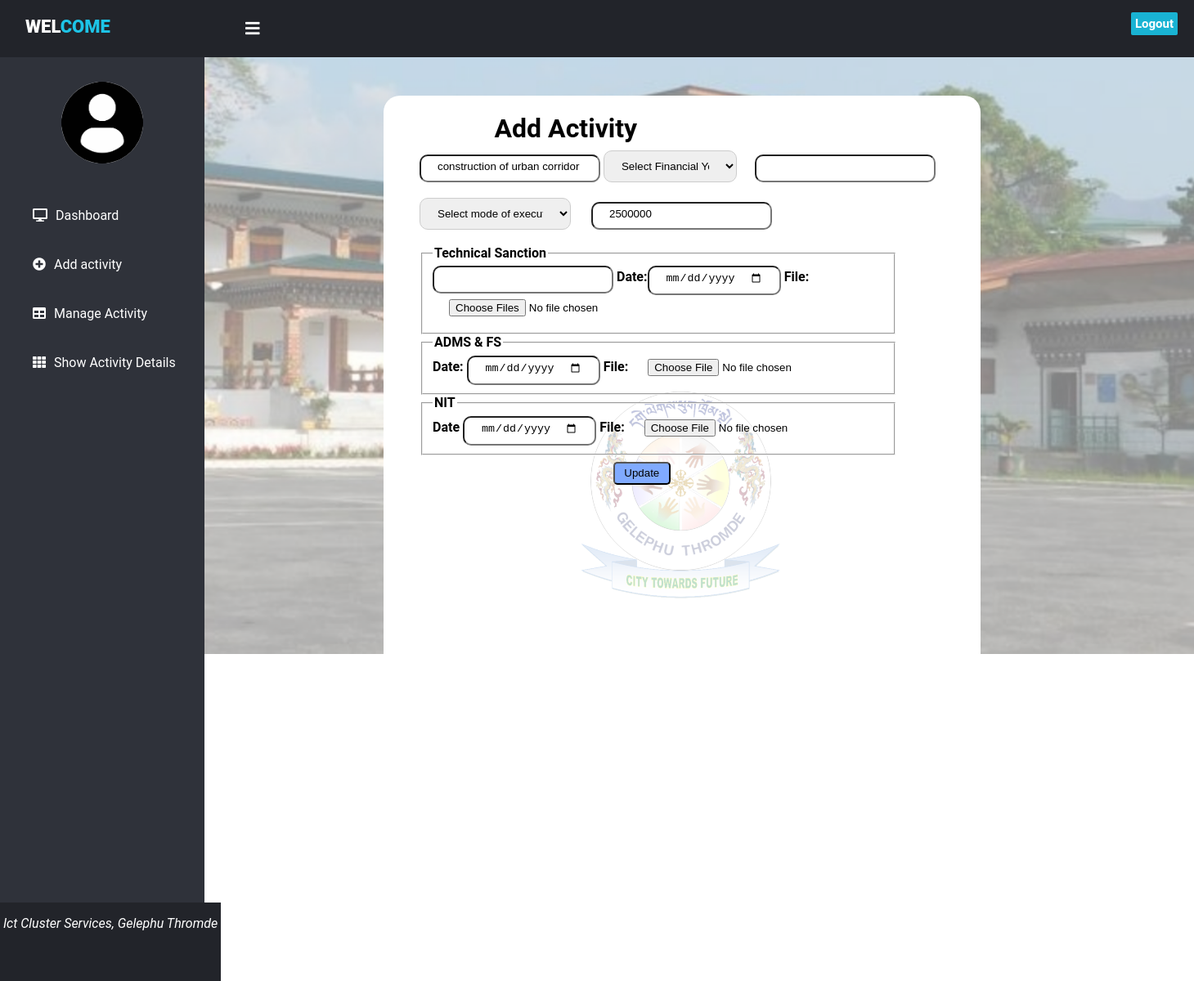
/edit-activity.php?editid=30, run on the app's committed database.
### tables this page shows
CREATE TABLE `activity` (
  `id` int(11) NOT NULL,
  `activity_name` varchar(100) NOT NULL,
  `FY` int(11) NOT NULL,
  `approved_budget` int(11) NOT NULL,
  `technical_sanction` varchar(1000) NOT NULL,
  `adms_fs` varchar(1000) NOT NULL,
  `nit` varchar(1000) NOT NULL,
  `created_date` timestamp NOT NULL DEFAULT CURRENT_TIMESTAMP ON UPDATE CURRENT_TIMESTAMP,
  `user_id` int(11) NOT NULL,
  `mode_of_execution` varchar(100) NOT NULL
);

### edit-activity.php (the view, shortened to what this page needs)
<!DOCTYPE html>
<html>
<head>
<link href="https://cdnjs.cloudflare.com/ajax/libs/font-awesome/5.13.0/css/all.min.css" rel="stylesheet">
<link rel="stylesheet" href="css/style.css">
</head>
<body>
<header>
	<label for="check">
	<i class="fas fa-bars" id="sidebar_btn"></i>
	</label>
	<div class="left_area">
	<h3>&nbsp;&nbsp;Wel<span>come</span></h3>
	</div>
	<div class="right_area">
	<a href="login.php" class="logout_btn">Logout</a></div>
</header>
	<div class="sidebar">
	<center>
	<img src="images/profile.jpg" class="profile_image" alt="">
	</center>
	<a href="dashboard.php"><i class="fas fa-desktop"></i><span>Dashboard</span></a>
	<a href="add_activity.php"><i class="fa fa-plus-circle"></i><span>Add activity</span></a>
	<a href="manage_activity.php"><i class="fas fa-table"></i><span>Manage Activity</span></a>
	<a href="show_activity.php"><i class="fas fa-th"></i><span>Show Activity Details</span></a>
	</div>
	<div class="content">
	<div class="display5" style="border:2px none;
	background-color:#fff;
	background-repeat:no-repeat;
	border-radius:20px;
    width:50%;
	height:80%;
	margin-left:15%;
	margin-top:8%;
	position:fixed;">
	<h1>&nbsp;&nbsp;&nbsp;&nbsp;&nbsp;&nbsp;&nbsp;&nbsp;&nbsp;&nbsp;&nbsp;&nbsp;&nbsp;&nbsp;&nbsp;&nbsp;
	Add Activity</h1>
	<?php
			include('connection.php');
			$eid=$_GET['editid'];
			$query = mysqli_query($db,"SELECT * FROM activity where id='$eid'");
			if($query-> num_rows > 0){
				while ($row = $query->fetch_assoc()){
	?>
		<form method="post" action="" style="position:fixed;margin-top:-2%;margin-left:4px;border-radius:5px;position:fixed;"  enctype="multipart/form-data">
			<ul>
			<li><input type="text"  name="activity_name" class="form-control1" value="<?php echo ($row["activity_name"]);?>" required></li>
			<li><select name="FY">
			<option value="Year">Select Financial Year</option>
			</select></li>
			<li><input type="text" name="fund" class="form-control1" value="<?php echo ($row["fund"]);?>" required></li>
			<li><select name="mode">
			<option value="">Select mode of execution</option>
			</select></li>
			<li><input type="text" name="approved_budget" class="form-control1" value="<?php echo ($row["approved_budget"]);?>" required></li>
			<fieldset style="width:70%;">
			<legend><b>Technical Sanction</b></legend>
			<input type="text" name="ts_amount" class="form-control1"  value="<?php echo ($row["ts_amount"]);?>"  required>
			<b>Date:</b><input type="date" name="ts_date" class="form-control1"  value="<?php echo ($row["ts_date"]);?>"  required>
			<b>File:</b>
			<input type="file" name="file" class="form-control1" multiple required>
			</fieldset>
			<fieldset style="width:70%;">
			<legend><b>ADMS & FS</b></legend>
			<b>Date:&nbsp;</b><input type="date" name="adms_date" class="form-control1"  value="<?php echo ($row["adms_date"]);?>"  required>
			<b>File:</b>
			<input type="file" name="adms" class="form-control1">
			</fieldset>
			<fieldset style="width:70%;">
			<legend><b>NIT</b></legend>
			<b>Date</b>
			<input type="date" name="nit_date" class="form-control1" value="<?php echo ($row["nit_date"]);?>">
			<b>File:</b>
			<input type="file" name="nit" class="form-control1">
			</fieldset>
			<?php }}?>
			<input type="submit" name="update"  value="Update" class="form-control" style="background-color:#80aaff;border-radius:5px;width:70px;height:28px;margin-left:30%;margin-top:8px;cursor:pointer;">
			</ul>
		</form>
	</div>
	<?php include "footer.php"?>
	</div>
</body>
</html>

### css/style.css (style rules this page uses)
header { position:fixed; background: #22242A; padding: 20px; width: 100%; height:30px; }
.left_area h3 { color:#fff; margin:0; text-transform:uppercase; font-size:22px; font-weight:900; }
.left_area span { color:#1DC4E7; }
.logout_btn { padding:5px; background:#19B3D3; text-decoration:none; float:right; margin-top:-30px; margin-right:40px; border-radius:2px; font-size:15px; font-weight:600; color:#fff; transition:0.5s; transition-property:background; }
.sidebar { background:#2F323A; margin-top:70px; padding-top:30px; position:absolute; left:0; width:250px; height:100%; transition:0.5s; transition-property:left; }
.sidebar .profile_image { width:100px; height:100px; border-radius:100px; margin-bottom:10px; }
.sidebar a { color:#fff; display:block; width:100%; line-height:60px; text-decoration:none; padding-left:40px; box-sizing:border-box; transition:0.5s; transition-property:background; }
.sidebar i { padding-right:10px; }
label #sidebar_btn { z-index:1; color:#fff; position:fixed; cursor:pointer; left:300px; font-size:20px; margin:5px 0; transition:0.5s; transition-property:color; }
.content { margin-left:250px; background:url('../images/gelephu1.png'); background-position:right; background-size:cover; height: 100vh; width: 100%; transition:0.5s; }
.form-control1 { border-radius:10px; padding:5px 20px 10px; }
label { font-family:Serif; font-weight: bold; font-size: 20px; }
select { width:90%; border:1px solid #ccc; border-radius:10px; display:inline-block; padding:10px 17px; }
.display5 { border:2px none; background-image:url('../images/logo1.png'); border-radius:20px; background-color:#fff; width:70%; height:40%; margin-left:5%; margin-top:7%; position:fixed; background-position:center; }

### edit-activity.php (style rules this page uses)
body { margin:0; padding:0; font-family:"Roboto", sans-serif; }
form ul { list-style-type: none; }
form ul li { display: inline-block; }

### data on the page
activity: activity_name "construction of urban corridor", approved_budget "2500000"
